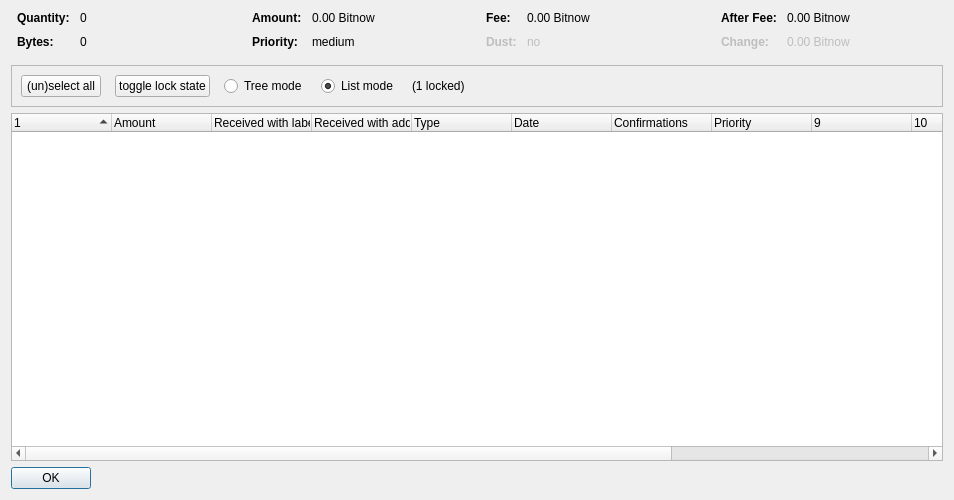
<?xml version="1.0" encoding="UTF-8"?>
<ui version="4.0">
 <class>CoinControlDialog</class>
 <widget class="QDialog" name="CoinControlDialog">
  <property name="geometry">
   <rect>
    <x>0</x>
    <y>0</y>
    <width>954</width>
    <height>500</height>
   </rect>
  </property>
  <property name="windowTitle">
   <string>Coin Selection</string>
  </property>
  <layout class="QVBoxLayout" name="verticalLayout">
   <item>
    <layout class="QHBoxLayout" name="horizontalLayoutTop" stretch="0,0,0,0">
     <property name="topMargin">
      <number>0</number>
     </property>
     <property name="bottomMargin">
      <number>10</number>
     </property>
     <item>
      <layout class="QFormLayout" name="formLayoutCoinControl1">
       <property name="horizontalSpacing">
        <number>10</number>
       </property>
       <property name="verticalSpacing">
        <number>10</number>
       </property>
       <property name="leftMargin">
        <number>6</number>
       </property>
       <property name="rightMargin">
        <number>6</number>
       </property>
       <item row="0" column="0">
        <widget class="QLabel" name="labelCoinControlQuantityText">
         <property name="font">
          <font>
           <weight>75</weight>
           <bold>true</bold>
          </font>
         </property>
         <property name="text">
          <string>Quantity:</string>
         </property>
        </widget>
       </item>
       <item row="0" column="1">
        <widget class="QLabel" name="labelCoinControlQuantity">
         <property name="cursor">
          <cursorShape>IBeamCursor</cursorShape>
         </property>
         <property name="contextMenuPolicy">
          <enum>Qt::ActionsContextMenu</enum>
         </property>
         <property name="text">
          <string notr="true">0</string>
         </property>
         <property name="textInteractionFlags">
          <set>Qt::LinksAccessibleByMouse|Qt::TextSelectableByKeyboard|Qt::TextSelectableByMouse</set>
         </property>
        </widget>
       </item>
       <item row="1" column="0">
        <widget class="QLabel" name="labelCoinControlBytesText">
         <property name="font">
          <font>
           <weight>75</weight>
           <bold>true</bold>
          </font>
         </property>
         <property name="text">
          <string>Bytes:</string>
         </property>
        </widget>
       </item>
       <item row="1" column="1">
        <widget class="QLabel" name="labelCoinControlBytes">
         <property name="cursor">
          <cursorShape>IBeamCursor</cursorShape>
         </property>
         <property name="contextMenuPolicy">
          <enum>Qt::ActionsContextMenu</enum>
         </property>
         <property name="text">
          <string notr="true">0</string>
         </property>
         <property name="textInteractionFlags">
          <set>Qt::LinksAccessibleByMouse|Qt::TextSelectableByKeyboard|Qt::TextSelectableByMouse</set>
         </property>
        </widget>
       </item>
      </layout>
     </item>
     <item>
      <layout class="QFormLayout" name="formLayoutCoinControl2">
       <property name="horizontalSpacing">
        <number>10</number>
       </property>
       <property name="verticalSpacing">
        <number>10</number>
       </property>
       <property name="leftMargin">
        <number>6</number>
       </property>
       <property name="rightMargin">
        <number>6</number>
       </property>
       <item row="0" column="0">
        <widget class="QLabel" name="labelCoinControlAmountText">
         <property name="font">
          <font>
           <weight>75</weight>
           <bold>true</bold>
          </font>
         </property>
         <property name="text">
          <string>Amount:</string>
         </property>
        </widget>
       </item>
       <item row="0" column="1">
        <widget class="QLabel" name="labelCoinControlAmount">
         <property name="cursor">
          <cursorShape>IBeamCursor</cursorShape>
         </property>
         <property name="contextMenuPolicy">
          <enum>Qt::ActionsContextMenu</enum>
         </property>
         <property name="text">
          <string notr="true">0.00 Bitnow</string>
         </property>
         <property name="textInteractionFlags">
          <set>Qt::LinksAccessibleByMouse|Qt::TextSelectableByKeyboard|Qt::TextSelectableByMouse</set>
         </property>
        </widget>
       </item>
       <item row="1" column="0">
        <widget class="QLabel" name="labelCoinControlPriorityText">
         <property name="font">
          <font>
           <weight>75</weight>
           <bold>true</bold>
          </font>
         </property>
         <property name="text">
          <string>Priority:</string>
         </property>
        </widget>
       </item>
       <item row="1" column="1">
        <widget class="QLabel" name="labelCoinControlPriority">
         <property name="cursor">
          <cursorShape>IBeamCursor</cursorShape>
         </property>
         <property name="contextMenuPolicy">
          <enum>Qt::ActionsContextMenu</enum>
         </property>
         <property name="text">
          <string>medium</string>
         </property>
         <property name="textInteractionFlags">
          <set>Qt::LinksAccessibleByMouse|Qt::TextSelectableByKeyboard|Qt::TextSelectableByMouse</set>
         </property>
        </widget>
       </item>
      </layout>
     </item>
     <item>
      <layout class="QFormLayout" name="formLayoutCoinControl3">
       <property name="horizontalSpacing">
        <number>10</number>
       </property>
       <property name="verticalSpacing">
        <number>10</number>
       </property>
       <property name="leftMargin">
        <number>6</number>
       </property>
       <property name="rightMargin">
        <number>6</number>
       </property>
       <item row="0" column="0">
        <widget class="QLabel" name="labelCoinControlFeeText">
         <property name="font">
          <font>
           <weight>75</weight>
           <bold>true</bold>
          </font>
         </property>
         <property name="text">
          <string>Fee:</string>
         </property>
        </widget>
       </item>
       <item row="0" column="1">
        <widget class="QLabel" name="labelCoinControlFee">
         <property name="cursor">
          <cursorShape>IBeamCursor</cursorShape>
         </property>
         <property name="contextMenuPolicy">
          <enum>Qt::ActionsContextMenu</enum>
         </property>
         <property name="text">
          <string notr="true">0.00 Bitnow</string>
         </property>
         <property name="textInteractionFlags">
          <set>Qt::LinksAccessibleByMouse|Qt::TextSelectableByKeyboard|Qt::TextSelectableByMouse</set>
         </property>
        </widget>
       </item>
       <item row="1" column="0">
        <widget class="QLabel" name="labelCoinControlLowOutputText">
         <property name="enabled">
          <bool>false</bool>
         </property>
         <property name="font">
          <font>
           <weight>75</weight>
           <bold>true</bold>
          </font>
         </property>
         <property name="text">
          <string>Dust:</string>
         </property>
        </widget>
       </item>
       <item row="1" column="1">
        <widget class="QLabel" name="labelCoinControlLowOutput">
         <property name="enabled">
          <bool>false</bool>
         </property>
         <property name="cursor">
          <cursorShape>IBeamCursor</cursorShape>
         </property>
         <property name="contextMenuPolicy">
          <enum>Qt::ActionsContextMenu</enum>
         </property>
         <property name="text">
          <string>no</string>
         </property>
         <property name="textInteractionFlags">
          <set>Qt::LinksAccessibleByMouse|Qt::TextSelectableByKeyboard|Qt::TextSelectableByMouse</set>
         </property>
        </widget>
       </item>
      </layout>
     </item>
     <item>
      <layout class="QFormLayout" name="formLayoutCoinControl4">
       <property name="horizontalSpacing">
        <number>10</number>
       </property>
       <property name="verticalSpacing">
        <number>10</number>
       </property>
       <property name="leftMargin">
        <number>6</number>
       </property>
       <property name="rightMargin">
        <number>6</number>
       </property>
       <item row="0" column="0">
        <widget class="QLabel" name="labelCoinControlAfterFeeText">
         <property name="font">
          <font>
           <weight>75</weight>
           <bold>true</bold>
          </font>
         </property>
         <property name="text">
          <string>After Fee:</string>
         </property>
        </widget>
       </item>
       <item row="0" column="1">
        <widget class="QLabel" name="labelCoinControlAfterFee">
         <property name="cursor">
          <cursorShape>IBeamCursor</cursorShape>
         </property>
         <property name="contextMenuPolicy">
          <enum>Qt::ActionsContextMenu</enum>
         </property>
         <property name="text">
          <string notr="true">0.00 Bitnow</string>
         </property>
         <property name="textInteractionFlags">
          <set>Qt::LinksAccessibleByMouse|Qt::TextSelectableByKeyboard|Qt::TextSelectableByMouse</set>
         </property>
        </widget>
       </item>
       <item row="1" column="0">
        <widget class="QLabel" name="labelCoinControlChangeText">
         <property name="enabled">
          <bool>false</bool>
         </property>
         <property name="font">
          <font>
           <weight>75</weight>
           <bold>true</bold>
          </font>
         </property>
         <property name="text">
          <string>Change:</string>
         </property>
        </widget>
       </item>
       <item row="1" column="1">
        <widget class="QLabel" name="labelCoinControlChange">
         <property name="enabled">
          <bool>false</bool>
         </property>
         <property name="cursor">
          <cursorShape>IBeamCursor</cursorShape>
         </property>
         <property name="contextMenuPolicy">
          <enum>Qt::ActionsContextMenu</enum>
         </property>
         <property name="text">
          <string notr="true">0.00 Bitnow</string>
         </property>
         <property name="textInteractionFlags">
          <set>Qt::LinksAccessibleByMouse|Qt::TextSelectableByKeyboard|Qt::TextSelectableByMouse</set>
         </property>
        </widget>
       </item>
      </layout>
     </item>
    </layout>
   </item>
   <item>
    <widget class="QFrame" name="frame">
     <property name="minimumSize">
      <size>
       <width>0</width>
       <height>40</height>
      </size>
     </property>
     <property name="frameShape">
      <enum>QFrame::StyledPanel</enum>
     </property>
     <property name="frameShadow">
      <enum>QFrame::Sunken</enum>
     </property>
     <layout class="QHBoxLayout" name="horizontalLayout">
      <item>
       <layout class="QHBoxLayout" name="horizontalLayoutPanel" stretch="0,0,0,0,0,0">
        <property name="spacing">
         <number>14</number>
        </property>
        <item>
         <widget class="QPushButton" name="pushButtonSelectAll">
          <property name="sizePolicy">
           <sizepolicy hsizetype="Maximum" vsizetype="Fixed">
            <horstretch>0</horstretch>
            <verstretch>0</verstretch>
           </sizepolicy>
          </property>
          <property name="text">
           <string>(un)select all</string>
          </property>
          <property name="autoDefault">
           <bool>false</bool>
          </property>
         </widget>
        </item>
        <item>
         <widget class="QPushButton" name="pushButtonToggleLock">
          <property name="sizePolicy">
           <sizepolicy hsizetype="Maximum" vsizetype="Fixed">
            <horstretch>0</horstretch>
            <verstretch>0</verstretch>
           </sizepolicy>
          </property>
          <property name="text">
           <string>toggle lock state</string>
          </property>
          <property name="autoDefault">
           <bool>false</bool>
          </property>
         </widget>
        </item>
        <item>
         <widget class="QRadioButton" name="radioTreeMode">
          <property name="sizePolicy">
           <sizepolicy hsizetype="Maximum" vsizetype="Fixed">
            <horstretch>0</horstretch>
            <verstretch>0</verstretch>
           </sizepolicy>
          </property>
          <property name="text">
           <string>Tree mode</string>
          </property>
         </widget>
        </item>
        <item>
         <widget class="QRadioButton" name="radioListMode">
          <property name="sizePolicy">
           <sizepolicy hsizetype="Maximum" vsizetype="Fixed">
            <horstretch>0</horstretch>
            <verstretch>0</verstretch>
           </sizepolicy>
          </property>
          <property name="text">
           <string>List mode</string>
          </property>
          <property name="checked">
           <bool>true</bool>
          </property>
         </widget>
        </item>
        <item>
         <widget class="QLabel" name="labelLocked">
          <property name="text">
           <string>(1 locked)</string>
          </property>
         </widget>
        </item>
        <item>
         <spacer name="horizontalSpacer">
          <property name="orientation">
           <enum>Qt::Horizontal</enum>
          </property>
          <property name="sizeHint" stdset="0">
           <size>
            <width>40</width>
            <height>20</height>
           </size>
          </property>
         </spacer>
        </item>
       </layout>
      </item>
     </layout>
    </widget>
   </item>
   <item>
    <widget class="CoinControlTreeWidget" name="treeWidget">
     <property name="contextMenuPolicy">
      <enum>Qt::CustomContextMenu</enum>
     </property>
     <property name="sortingEnabled">
      <bool>false</bool>
     </property>
     <property name="columnCount">
      <number>13</number>
     </property>
     <attribute name="headerShowSortIndicator" stdset="0">
      <bool>true</bool>
     </attribute>
     <attribute name="headerStretchLastSection">
      <bool>false</bool>
     </attribute>
     <column>
      <property name="text">
       <string/>
      </property>
     </column>
     <column>
      <property name="text">
       <string>Amount</string>
      </property>
     </column>
     <column>
      <property name="text">
       <string>Received with label</string>
      </property>
     </column>
     <column>
      <property name="text">
       <string>Received with address</string>
      </property>
     </column>
     <column>
      <property name="text">
	<string>Type</string>
      </property>
     </column>
     <column>
      <property name="text">
       <string>Date</string>
      </property>
     </column>
     <column>
      <property name="text">
       <string>Confirmations</string>
      </property>
      <property name="toolTip">
       <string>Confirmed</string>
      </property>
     </column>
     <column>
      <property name="text">
       <string>Priority</string>
      </property>
     </column>
     <column>
      <property name="text">
       <string/>
      </property>
     </column>
     <column>
      <property name="text">
       <string/>
      </property>
     </column>
     <column>
      <property name="text">
       <string/>
      </property>
     </column>
     <column>
      <property name="text">
       <string/>
      </property>
     </column>
     <column>
      <property name="text">
       <string/>
      </property>
     </column>
    </widget>
   </item>
   <item>
    <widget class="QDialogButtonBox" name="buttonBox">
     <property name="sizePolicy">
      <sizepolicy hsizetype="Maximum" vsizetype="Fixed">
       <horstretch>0</horstretch>
       <verstretch>0</verstretch>
      </sizepolicy>
     </property>
     <property name="orientation">
      <enum>Qt::Horizontal</enum>
     </property>
     <property name="standardButtons">
      <set>QDialogButtonBox::Ok</set>
     </property>
    </widget>
   </item>
  </layout>
 </widget>
 <customwidgets>
  <customwidget>
   <class>CoinControlTreeWidget</class>
   <extends>QTreeWidget</extends>
   <header>coincontroltreewidget.h</header>
  </customwidget>
 </customwidgets>
 <resources/>
 <connections/>
</ui>
